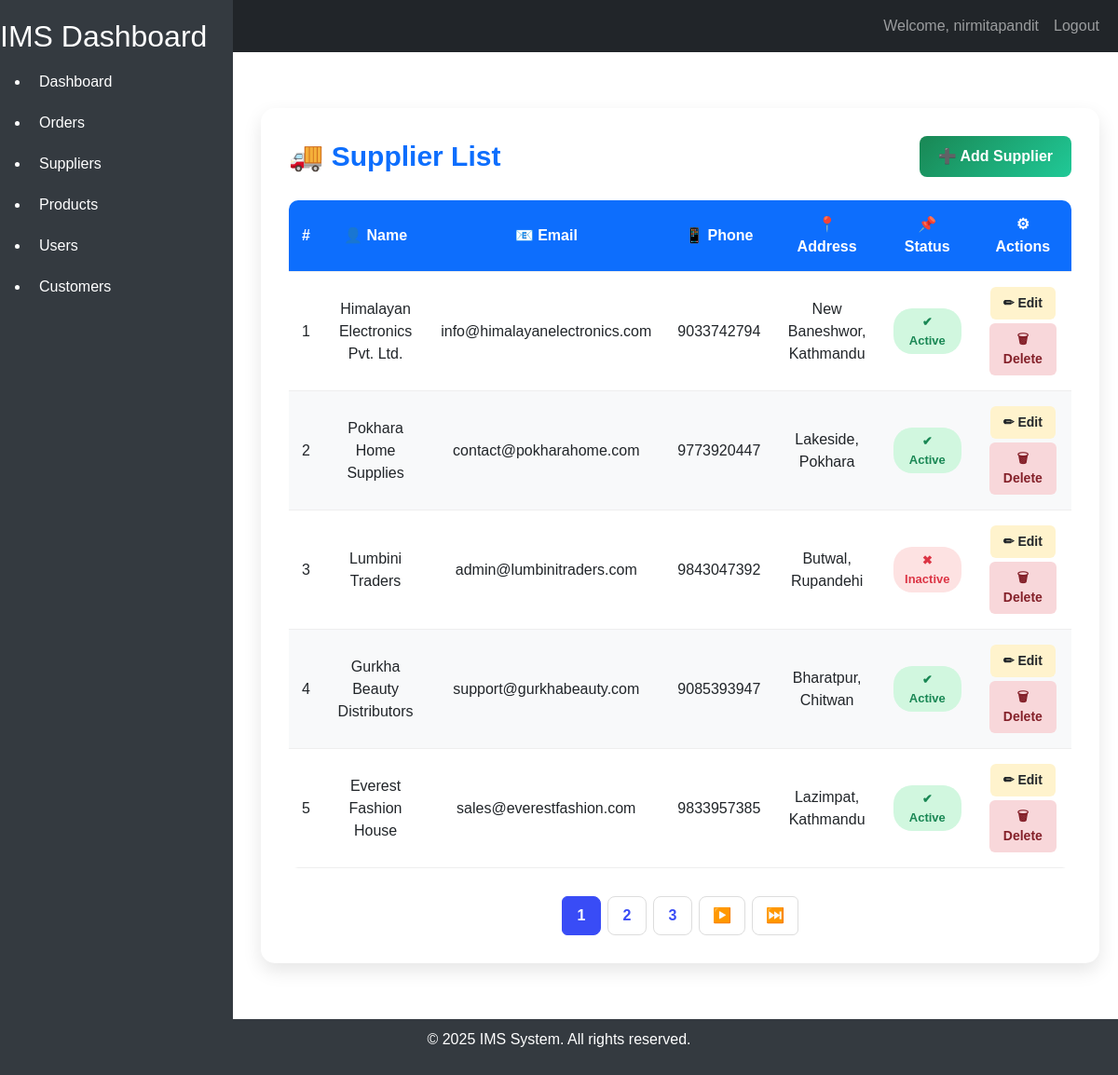
/suppliers/suppliers/ (signed in), run on the app's committed database.
### suppliers/models.py (models this page shows, shortened)
class Supplier(models.Model):
    name = models.CharField(max_length=100)
    email = models.EmailField()
    phone = models.CharField(max_length=20)
    address = models.TextField()
    created_at = models.DateTimeField(auto_now_add=True)
    updated_at = models.DateTimeField(auto_now=True)
    is_active = models.BooleanField(default=True)
    class Meta:
        db_table = 'suppliers'
        verbose_name = 'Supplier'
        verbose_name_plural = 'Suppliers'
        indexes = [
            models.Index(fields=['name']),
            models.Index(fields=['email']),
        ]

### suppliers/views.py (the view)
# urls.py: path("suppliers/", SupplierListView.as_view(), name="supplier-list"),
class SupplierListView(LoginRequiredMixin, ListView):
    model = Supplier
    template_name = 'suppliers/supplier_list.html'
    context_object_name = 'suppliers'
    paginate_by = 5

### suppliers/templates/suppliers/supplier_list.html (shortened to what this page needs)
{% extends "home/base.html" %}
{% block content %}
<div class="supplier-container">
    <div class="supplier-header">
        <h2>🚚 Supplier List</h2>
        <a href="{% url 'supplier_create' %}" class="add-btn">
            ➕ Add Supplier
        </a>
    </div>
    <table class="supplier-table">
        <thead>
            <tr>
                <th>#</th>
                <th>👤 Name</th>
                <th>📧 Email</th>
                <th>📱 Phone</th>
                <th>📍 Address</th>
                <th>📌 Status</th>
                <th>⚙ Actions</th>
            </tr>
        </thead>
        <tbody>
        {% for supplier in suppliers %}
        <tr>
            <td>{{ supplier.id }}</td>
            <td>{{ supplier.name }}</td>
            <td>{{ supplier.email }}</td>
            <td>{{ supplier.phone }}</td>
            <td>{{ supplier.address }}</td>
            <td>
                {% if supplier.is_active %}
                    <span class="status-active">✔ Active</span>
                {% else %}
                    <span class="status-inactive">✖ Inactive</span>
                {% endif %}
            </td>
            <td>
                <a href="{% url 'supplier_update' supplier.id %}" class="edit-btn">
                    ✏ Edit
                </a>
                <a href="{% url 'supplier_delete' supplier.id %}" class="delete-btn">
                    🗑 Delete
                </a>
            </td>
        </tr>
        {% empty %}
        <tr>
            <td colspan="7" class="no-data">
                No suppliers found.
            </td>
        </tr>
        {% endfor %}
        </tbody>
    </table>
    {% if is_paginated %}
<nav class="pagination-container">
    <ul class="pagination">
        {% for num in paginator.page_range %}
            {% if page_obj.number == num %}
            <li class="page-item active">
                <span class="page-link">{{ num }}</span>
            </li>
            {% elif num > page_obj.number|add:"-3" and num < page_obj.number|add:"3" %}
            <li class="page-item">
                <a class="page-link" href="?page={{ num }}">{{ num }}</a>
            </li>
            {% endif %}
        {% endfor %}
        {% if page_obj.has_next %}
        <li class="page-item">
            <a class="page-link" href="?page={{ page_obj.next_page_number }}">▶️</a>
        </li>
        <li class="page-item">
            <a class="page-link" href="?page={{ paginator.num_pages }}">⏭️</a>
        </li>
        {% endif %}
    </ul>
</nav>
{% endif %}
</div>
{% endblock %}

### home/templates/home/base.html (shortened to what this page needs)
<!DOCTYPE html>
<html lang="en">
<head>
    <link href="https://cdn.jsdelivr.net/npm/bootstrap@5.3.0-alpha1/dist/css/bootstrap.min.css" rel="stylesheet">
</head>
<body>
    <nav class="navbar navbar-expand-lg navbar-dark bg-dark">
        <div class="container-fluid">
            <a class="navbar-brand" href="#">IMS</a>
            <div class="collapse navbar-collapse" id="navbarNav">
                <ul class="navbar-nav ms-auto">
                    {% if user.is_authenticated %}
                    <li class="nav-item">
                        <a class="nav-link" href="#">Welcome, {{ user.username }}</a>
                    </li>
                    <li class="nav-item">
                        <a class="nav-link" href="{% url 'logout' %}">Logout</a>
                    </li>
                    {% endif %}
                </ul>
            </div>
        </div>
    </nav>
    <div class="sidebar">
        <h2>IMS Dashboard</h2>
        <ul>
            <li>
                <a href="{% url 'dashboard' %}"
                    class="{% if request.path == '/dashboard/' %}active{% endif %}">Dashboard</a>
            </li>
            <li>
                <a href="{% url 'order_list' %}"
                    class="{% if request.path == '/orders/list/' %}active{% endif %}">Orders</a>
            </li>
            <li>
                <a href="{% url 'supplier_list' %}"
                    class="{% if request.path == '/suppliers/list/' %}active{% endif %}">Suppliers</a>
            </li>
            <li>
                <a href="{% url 'products_list' %}"
                    class="{% if request.path == '/products/list/' %}active{% endif %}">Products</a>
            </li>
            <li>
                <a href="{% url 'user_list' %}"
                    class="{% if request.path == '/users/list/' %}active{% endif %}">Users</a>
            </li>
            <li>
                <a href="{% url 'customers_list' %}"
                    class="{% if request.path == '/customers/list/' %}active{% endif %}">Customers</a>
            </li>
        </ul>
    </div>
    <div class="content">
        {% block content %}
        {% endblock %}
    </div>
    <footer class="footer">
        <div class="container">
            <p>&copy; 2025 IMS System. All rights reserved.</p>
        </div>
    </footer>
</body>
</html>

### home/templates/home/base.html (style rules this page uses)
body { font-family: Arial, sans-serif; display: flex; flex-direction: column; min-height: 100vh; }
.sidebar { position: fixed; top: 0; left: 0; height: 100%; width: 250px; background-color: #343a40; color: #fff; padding-top: 20px; }
.sidebar a { color: #fff; text-decoration: none; padding: 10px; display: block; }
.content { margin-left: 260px; padding: 20px; flex: 1; }
.footer { background-color: #343a40; color: white; text-align: center; padding: 10px 0; position: relative; width: 100%; }

### suppliers/templates/suppliers/supplier_list.html (style rules this page uses)
.supplier-container { max-width: 1250px; margin: 40px auto; background: #fff; padding: 30px; border-radius: 15px; box-shadow: 0 8px 20px rgba(0,0,0,0.1); }
.supplier-header { display: flex; justify-content: space-between; align-items: center; margin-bottom: 25px; }
.supplier-header h2 { margin: 0; font-size: 30px; color: #0d6efd; font-weight: bold; }
.add-btn { background: linear-gradient(135deg, #198754, #20c997); color: white; text-decoration: none; padding: 10px 20px; border-radius: 8px; font-weight: 600; transition: 0.3s; }
.supplier-table { width: 100%; border-collapse: collapse; overflow: hidden; border-radius: 10px; }
.supplier-table thead { background: #0d6efd; color: white; }
.supplier-table th, .supplier-table td { padding: 14px; text-align: center; border-bottom: 1px solid #eee; }
.supplier-table tbody tr:nth-child(even) { background: #f8f9fa; }
.status-active { display: inline-block; padding: 5px 12px; border-radius: 20px; background: #d1f7df; color: #198754; font-weight: bold; font-size: 13px; }
.status-inactive { display: inline-block; padding: 5px 12px; border-radius: 20px; background: #fde2e2; color: #dc3545; font-weight: bold; font-size: 13px; }
.edit-btn, .delete-btn { display: inline-block; padding: 7px 14px; border-radius: 6px; text-decoration: none; font-size: 14px; font-weight: 600; margin: 2px; transition: 0.3s; }
.edit-btn { background: #fff3cd; color: #212529; }
.delete-btn { background: #f8d7da; color: #842029; }
.pagination-container { display: flex; justify-content: center; margin-top: 30px; }
.pagination { display: flex; list-style: none; gap: 8px; padding: 0; margin: 0; }
.page-item { list-style: none; }
.page-link { display: flex; align-items: center; justify-content: center; min-width: 42px; height: 42px; padding: 0 14px; border: 1px solid #ddd; border-radius: 8px; background: white; color: #394cf6; text-decoration: none; font-weight: 600; transition: 0.3s; }
.page-item.active .page-link { background: #394cf6; color: white; border-color: #394cf6; }

### data on the page
Supplier: id "1", name "Himalayan Electronics Pvt. Ltd.", email "info@himalayanelectronics.com", phone "9033742794", address "New Baneshwor, Kathmandu", is_active "✔ Active"
Supplier: id "2", name "Pokhara Home Supplies", email "contact@pokharahome.com", phone "9773920447", address "Lakeside, Pokhara", is_active "✔ Active"
Supplier: id "3", name "Lumbini Traders", email "admin@lumbinitraders.com", phone "9843047392", address "Butwal, Rupandehi", is_active "✖ Inactive"
Supplier: id "4", name "Gurkha Beauty Distributors", email "support@gurkhabeauty.com", phone "9085393947", address "Bharatpur, Chitwan", is_active "✔ Active"
Supplier: id "5", name "Everest Fashion House", email "sales@everestfashion.com", phone "9833957385", address "Lazimpat, Kathmandu", is_active "✔ Active"

### other printed values
{{ user.username }} "nirmitapandit"
{{ num }} "1"
{{ num }} "2" "3"
